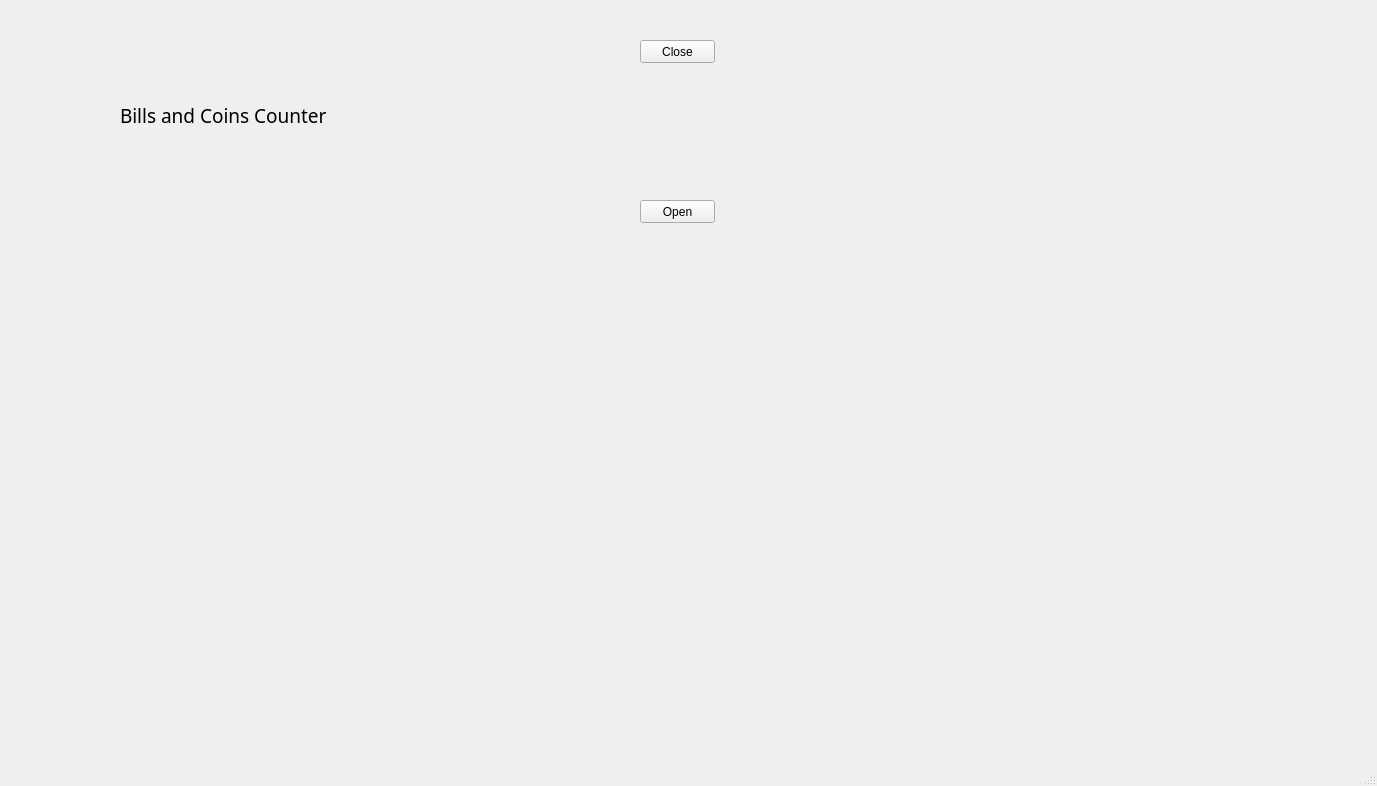
<?xml version="1.0" encoding="UTF-8"?>
<ui version="4.0">
 <class>MainWindow</class>
 <widget class="QMainWindow" name="MainWindow">
  <property name="geometry">
   <rect>
    <x>0</x>
    <y>0</y>
    <width>1377</width>
    <height>786</height>
   </rect>
  </property>
  <property name="windowTitle">
   <string>MainWindow</string>
  </property>
  <widget class="QWidget" name="centralwidget">
   <widget class="QPushButton" name="pushButton">
    <property name="geometry">
     <rect>
      <x>640</x>
      <y>40</y>
      <width>75</width>
      <height>23</height>
     </rect>
    </property>
    <property name="text">
     <string>Close</string>
    </property>
   </widget>
   <widget class="QLabel" name="label">
    <property name="geometry">
     <rect>
      <x>120</x>
      <y>90</y>
      <width>251</width>
      <height>51</height>
     </rect>
    </property>
    <property name="font">
     <font>
      <family>Arial Rounded MT Bold</family>
      <pointsize>14</pointsize>
     </font>
    </property>
    <property name="text">
     <string>Bills and Coins Counter</string>
    </property>
   </widget>
   <widget class="QPushButton" name="pushButton_2">
    <property name="geometry">
     <rect>
      <x>640</x>
      <y>200</y>
      <width>75</width>
      <height>23</height>
     </rect>
    </property>
    <property name="text">
     <string>Open</string>
    </property>
   </widget>
  </widget>
  <widget class="QMenuBar" name="menubar">
   <property name="geometry">
    <rect>
     <x>0</x>
     <y>0</y>
     <width>1377</width>
     <height>21</height>
    </rect>
   </property>
  </widget>
  <widget class="QStatusBar" name="statusbar"/>
 </widget>
 <resources/>
 <connections/>
</ui>
